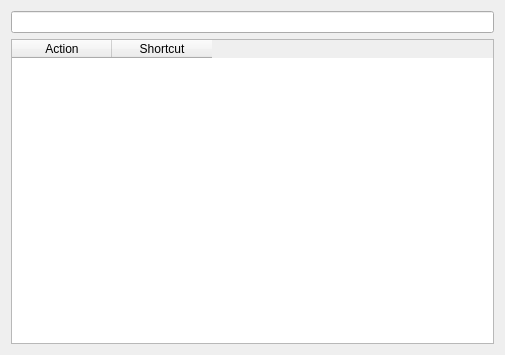
<?xml version="1.0" encoding="UTF-8"?>
<ui version="4.0">
 <class>Form</class>
 <widget class="QWidget" name="Form">
  <property name="geometry">
   <rect>
    <x>0</x>
    <y>0</y>
    <width>505</width>
    <height>355</height>
   </rect>
  </property>
  <property name="windowTitle">
   <string>Form</string>
  </property>
  <layout class="QVBoxLayout" name="verticalLayout">
   <item>
    <widget class="PromptLineEdit" name="edit_filter">
     <property name="toolTip">
      <string>Filter actions by name or by shortcut</string>
     </property>
    </widget>
   </item>
   <item>
    <widget class="QTableWidget" name="table">
     <property name="toolTip">
      <string>The list of application shortcuts</string>
     </property>
     <property name="editTriggers">
      <set>QAbstractItemView::NoEditTriggers</set>
     </property>
     <property name="selectionBehavior">
      <enum>QAbstractItemView::SelectRows</enum>
     </property>
     <attribute name="horizontalHeaderCascadingSectionResizes">
      <bool>false</bool>
     </attribute>
     <attribute name="verticalHeaderVisible">
      <bool>false</bool>
     </attribute>
     <column>
      <property name="text">
       <string>Action</string>
      </property>
     </column>
     <column>
      <property name="text">
       <string>Shortcut</string>
      </property>
     </column>
    </widget>
   </item>
  </layout>
 </widget>
 <customwidgets>
  <customwidget>
   <class>PromptLineEdit</class>
   <extends>QLineEdit</extends>
   <header>pyqode.core.widgets</header>
  </customwidget>
 </customwidgets>
 <resources/>
 <connections/>
</ui>
